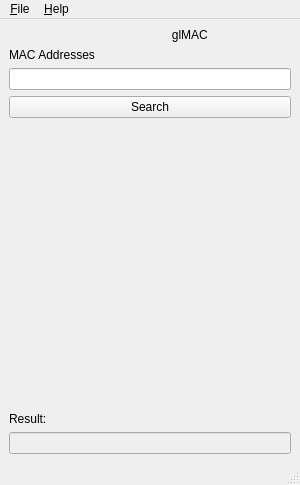
<?xml version="1.0" encoding="UTF-8"?>
<ui version="4.0">
 <class>MainWindow</class>
 <widget class="QMainWindow" name="MainWindow">
  <property name="geometry">
   <rect>
    <x>0</x>
    <y>0</y>
    <width>300</width>
    <height>485</height>
   </rect>
  </property>
  <property name="windowTitle">
   <string>glMAC</string>
  </property>
  <widget class="QWidget" name="centralwidget">
   <layout class="QVBoxLayout" name="verticalLayout_3">
    <item>
     <widget class="QLabel" name="label">
      <property name="styleSheet">
       <string notr="true">image: url(:/images/images/logo32x32.png);
font: 75 20pt &quot;Open Sans&quot;;</string>
      </property>
      <property name="text">
       <string>glMAC                         </string>
      </property>
      <property name="alignment">
       <set>Qt::AlignRight|Qt::AlignTrailing|Qt::AlignVCenter</set>
      </property>
     </widget>
    </item>
    <item>
     <layout class="QVBoxLayout" name="verticalLayout_2">
      <item>
       <widget class="QLabel" name="label_input_mac">
        <property name="text">
         <string>MAC Addresses</string>
        </property>
       </widget>
      </item>
      <item>
       <widget class="QLineEdit" name="input_mac"/>
      </item>
     </layout>
    </item>
    <item>
     <widget class="QPushButton" name="button_search">
      <property name="text">
       <string>Search</string>
      </property>
     </widget>
    </item>
    <item>
     <spacer name="verticalSpacer">
      <property name="orientation">
       <enum>Qt::Vertical</enum>
      </property>
      <property name="sizeHint" stdset="0">
       <size>
        <width>20</width>
        <height>270</height>
       </size>
      </property>
     </spacer>
    </item>
    <item>
     <layout class="QVBoxLayout" name="verticalLayout">
      <item>
       <widget class="QLabel" name="label_output_vendor">
        <property name="text">
         <string>Result:</string>
        </property>
       </widget>
      </item>
      <item>
       <widget class="QLineEdit" name="output_vendor">
        <property name="enabled">
         <bool>false</bool>
        </property>
       </widget>
      </item>
     </layout>
    </item>
   </layout>
  </widget>
  <widget class="QMenuBar" name="menubar">
   <property name="geometry">
    <rect>
     <x>0</x>
     <y>0</y>
     <width>300</width>
     <height>23</height>
    </rect>
   </property>
   <widget class="QMenu" name="menu_File">
    <property name="title">
     <string>&amp;File</string>
    </property>
    <addaction name="action_exit"/>
   </widget>
   <widget class="QMenu" name="menu_Help">
    <property name="title">
     <string>&amp;Help</string>
    </property>
    <addaction name="action_about"/>
   </widget>
   <addaction name="menu_File"/>
   <addaction name="menu_Help"/>
  </widget>
  <widget class="QStatusBar" name="statusbar"/>
  <action name="action_exit">
   <property name="icon">
    <iconset resource="mainwindow.qrc">
     <normaloff>:/images/images/application-exit.svg</normaloff>:/images/images/application-exit.svg</iconset>
   </property>
   <property name="text">
    <string>&amp;Exit</string>
   </property>
   <property name="shortcut">
    <string>Alt+E</string>
   </property>
  </action>
  <action name="action_about">
   <property name="icon">
    <iconset resource="mainwindow.qrc">
     <normaloff>:/images/images/QtIcon.png</normaloff>:/images/images/QtIcon.png</iconset>
   </property>
   <property name="text">
    <string>&amp;About</string>
   </property>
   <property name="shortcut">
    <string>Alt+A</string>
   </property>
  </action>
 </widget>
 <resources>
  <include location="mainwindow.qrc"/>
 </resources>
 <connections>
  <connection>
   <sender>action_exit</sender>
   <signal>triggered()</signal>
   <receiver>MainWindow</receiver>
   <slot>close()</slot>
   <hints>
    <hint type="sourcelabel">
     <x>-1</x>
     <y>-1</y>
    </hint>
    <hint type="destinationlabel">
     <x>149</x>
     <y>242</y>
    </hint>
   </hints>
  </connection>
 </connections>
</ui>
